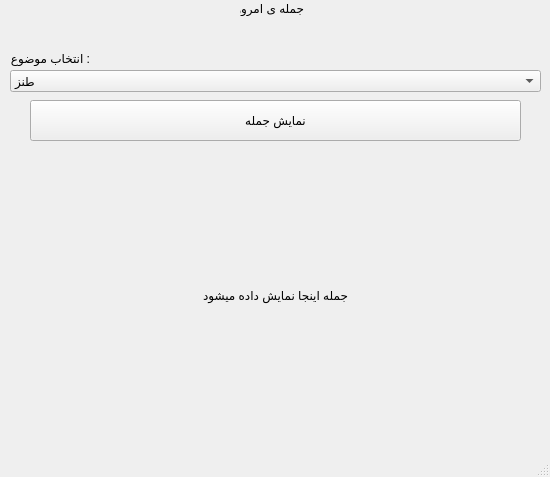
<?xml version="1.0" encoding="UTF-8"?>
<ui version="4.0">
 <class>MainWindow</class>
 <widget class="QMainWindow" name="MainWindow">
  <property name="geometry">
   <rect>
    <x>0</x>
    <y>0</y>
    <width>550</width>
    <height>477</height>
   </rect>
  </property>
  <property name="windowTitle">
   <string>MainWindow</string>
  </property>
  <widget class="QWidget" name="centralwidget">
   <widget class="QComboBox" name="topic_comboBox">
    <property name="geometry">
     <rect>
      <x>10</x>
      <y>70</y>
      <width>531</width>
      <height>22</height>
     </rect>
    </property>
    <item>
     <property name="text">
      <string>طنز</string>
     </property>
    </item>
    <item>
     <property name="text">
      <string>انگیزشی</string>
     </property>
    </item>
    <item>
     <property name="text">
      <string>احساسی</string>
     </property>
    </item>
    <item>
     <property name="text">
      <string>شعر</string>
     </property>
    </item>
   </widget>
   <widget class="QLabel" name="title_label">
    <property name="geometry">
     <rect>
      <x>240</x>
      <y>0</y>
      <width>64</width>
      <height>16</height>
     </rect>
    </property>
    <property name="text">
     <string>جمله ی امروز</string>
    </property>
   </widget>
   <widget class="QLabel" name="topic_label">
    <property name="geometry">
     <rect>
      <x>10</x>
      <y>50</y>
      <width>80</width>
      <height>16</height>
     </rect>
    </property>
    <property name="text">
     <string>: انتخاب موضوع</string>
    </property>
   </widget>
   <widget class="QPushButton" name="show_button">
    <property name="geometry">
     <rect>
      <x>30</x>
      <y>100</y>
      <width>491</width>
      <height>41</height>
     </rect>
    </property>
    <property name="text">
     <string>نمایش جمله</string>
    </property>
   </widget>
   <widget class="QLabel" name="result_label">
    <property name="geometry">
     <rect>
      <x>10</x>
      <y>170</y>
      <width>531</width>
      <height>251</height>
     </rect>
    </property>
    <property name="text">
     <string>جمله اینجا نمایش داده میشود</string>
    </property>
    <property name="alignment">
     <set>Qt::AlignmentFlag::AlignCenter</set>
    </property>
   </widget>
  </widget>
  <widget class="QMenuBar" name="menubar">
   <property name="geometry">
    <rect>
     <x>0</x>
     <y>0</y>
     <width>550</width>
     <height>22</height>
    </rect>
   </property>
  </widget>
  <widget class="QStatusBar" name="statusbar"/>
 </widget>
 <resources/>
 <connections/>
</ui>
